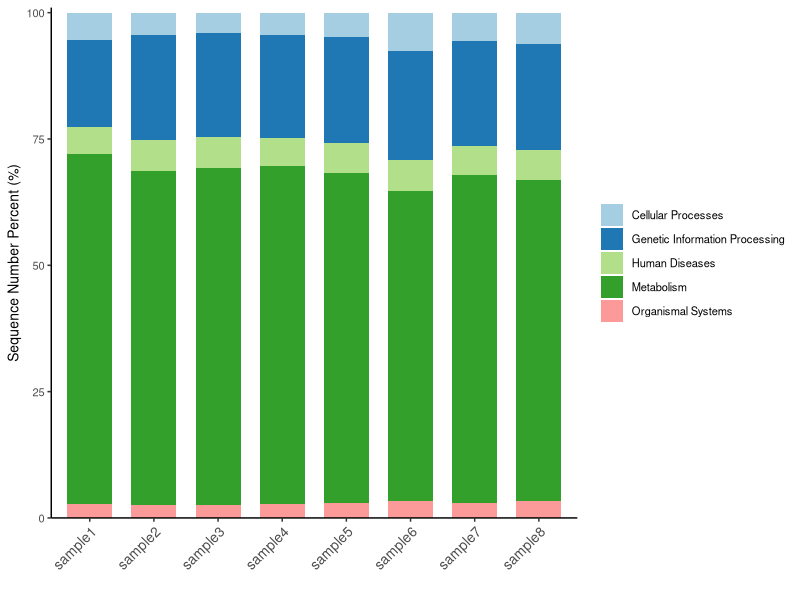
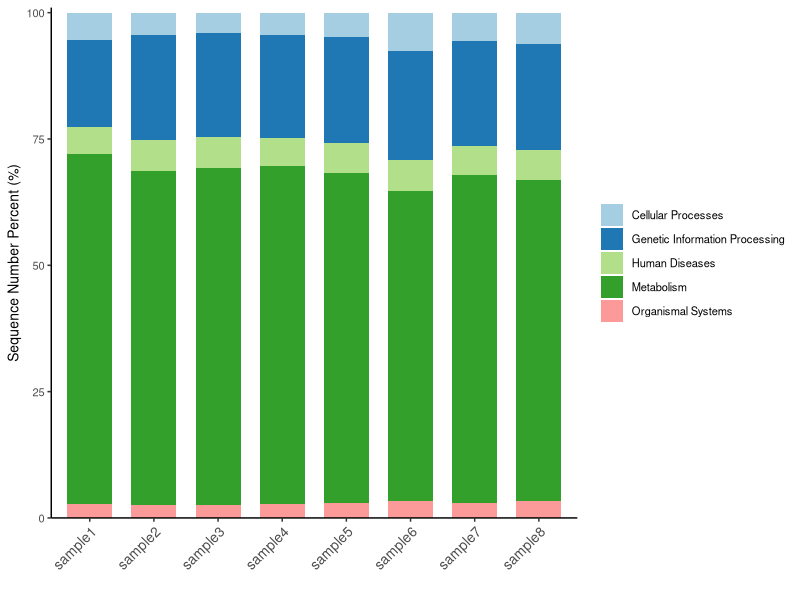

Write R code to recreate these figures, in order.
library(reshape2)
library(ggplot2)
library(RColorBrewer)


setwd("~/Desktop")

input <-"orthology	sample1	sample2	sample3	sample4	sample5	sample6	sample7	sample8
Cellular Processes	941.62143824647	741.104070039142	707.265238934281	769.731154328598	817.523340250178	1265.22023523319	952.662628505868	1017.37588668238
Genetic Information Processing	2979.13559309301	3575.90782288264	3606.9920900521	3507.66348633496	3488.85679594546	3641.61393384733	3468.98315576402	3480.55060865853
Human Diseases	955.989786994423	1031.35669052169	1072.92020625022	973.297867652355	985.237090473578	1038.30778620247	970.676394488087	989.194413423238
Metabolism	12035.4746837111	11332.9271650433	11730.3261400922	11567.5437718207	10851.397133479	10349.495502954	10863.1893718713	10518.8941055545
Organismal Systems	476.416797364435	438.547104464593	449.430012260196	459.980496919068	497.539308152761	575.866370617029	484.4957997039	564.388993024318
"

data<-read.table(text=input, header=T, row.name = 1, sep="\t")
class(data)
data2<-t(data[,order(colnames(data))])
head(data2)
class(data2)
data3<-prop.table(data2, margin=1)

rowSums(data3)
head(data3)

data4<-data3*100

data5<-melt(data4, id.var="SampleID")
colnames(data5)<-c('SampleID', 'Function', 'Proportion')
pallet<-c(brewer.pal(12,"Paired"),brewer.pal(8,"Set2")[-c(7,8)],brewer.pal(8,"Dark2"),brewer.pal(12,"Set3"),brewer.pal(8,"Accent"),brewer.pal(11,"Spectral"))


p<-ggplot(data5, aes(x = SampleID, y = Proportion, fill = Function)) + 
	geom_bar(stat = "identity",width = 0.7)+
  	guides(fill=guide_legend(title = NULL))+
  	scale_fill_manual(values = pallet)+
 	xlab("")+ylab("Sequence Number Percent (%)")+theme_bw()+
  	theme(text = element_text(size = 10),
        panel.grid.major = element_blank(),panel.grid.minor = element_blank(),
        axis.line = element_line(),panel.border =  element_blank(),
        axis.text.x = element_text(angle = 45,size = 10,hjust = 1))+
  	scale_y_continuous(limits=c(0,101), expand = c(0, 0)
)


ggsave(plot = p,filename = "all.merged.abundance.KeepID.Pathway.Level1.png" ,width = 10,height = 8,dpi = 300)
ggsave(plot = p,filename = "all.merged.abundance.KeepID.Pathway.Level1.pdf" ,width = 10,height = 8,dpi = 300)


